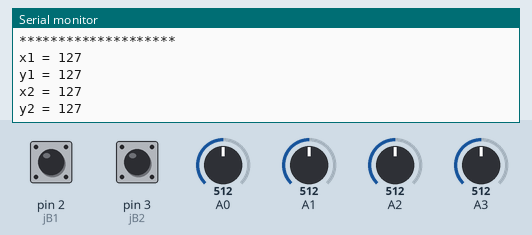
Simulated run of this sketch. Board: Arduino Uno, built with avr-gcc and run on an emulated ATmega328P. On the bench: the last lines printed to the serial monitor. The test bench sets the inputs (shaded band); at power-on: A0 = 512, A3 = 512, pin 2 (jB1) HIGH, pin 3 (jB2) HIGH, A1 = 512, A2 = 512. No radio packets arrive unless stated.

Above: at 1.2 s.
1.3 s: A0 set to 418
At 2.3 s:
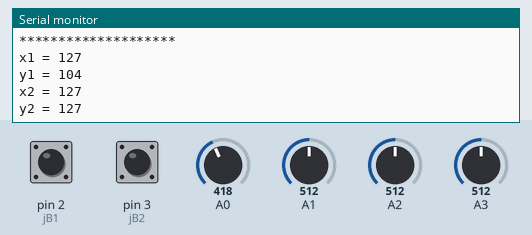
2.8 s: A0 set to 392
At 3.8 s:
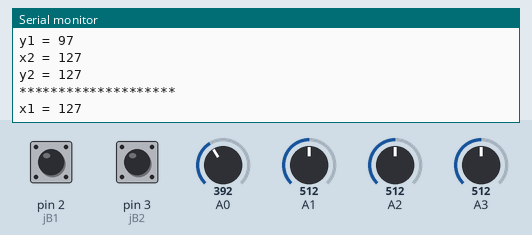
10.3 s: A3 set to 420
At 11.4 s:
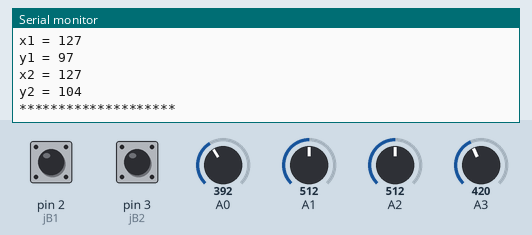
11.8 s: A3 set to 384
At 12.9 s:
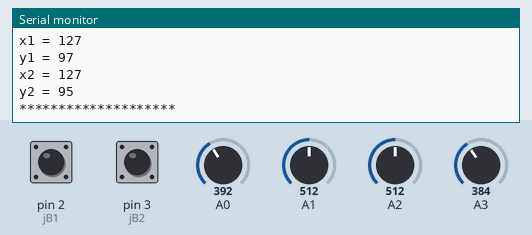
Timing chart, 0 to 14.8 s (numbered marks = the images above; inputs shaded):
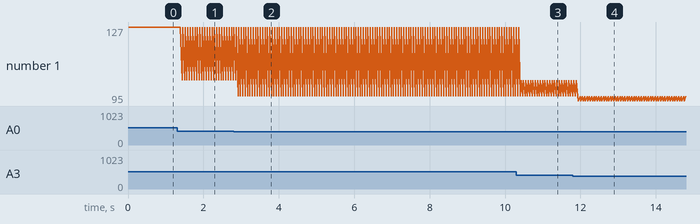

Measured:
- the behaviour switches between 402 and 401 on A0 (found by bisection; images 1 and 2)
- after the input at 1.3 s, the serial monitor: prints a new line after 0.14 s (image 1)
- after the input at 2.8 s, the serial monitor: prints a new line after 0.12 s (image 2)
- after the input at 10.3 s, the serial monitor: prints a new line after 0.12 s (image 3)
- after the input at 11.8 s, the serial monitor: prints a new line after 0.15 s (image 4)
- plotted number 1: 127 → 104 after the input at 1.3 s, 97 → 95 after the input at 11.8 s

The sketch:

TranmitterCode.ino
```cpp
#include <SPI.h>
#include <nRF24L01.h>
#include <RF24.h>
#include <Wire.h>


// Define the digital inputs
#define jB1 2  // Joystick button 1
#define jB2 3  // Joystick button 2


RF24 radio(10, 9);   // nRF24L01 (CE, CSN)
const byte address[6] = "00001"; // Address

// Max size of this struct is 32 bytes - NRF24L01 buffer limit
struct Data_Package {
  byte j1PotX;
  byte j1PotY;
  byte j1Button;
  byte j2PotX;
  byte j2PotY;
  byte j2Button;
};

Data_Package data; //Create a variable with the above structure

void setup() {
  Serial.begin(9600);

  // Define the radio communication
  radio.begin();
  radio.openWritingPipe(address);
  radio.setAutoAck(false);
  radio.setDataRate(RF24_250KBPS);
  radio.setPALevel(RF24_PA_LOW);

  // Activate the Arduino internal pull-up resistors
  pinMode(jB1, INPUT_PULLUP);
  pinMode(jB2, INPUT_PULLUP);


  // Set initial default values
  data.j1PotX = 127; // Values from 0 to 255. When Joystick is in resting position, the value is in the middle, or 127. We actually map the pot value from 0 to 1023 to 0 to 255 because that's one BYTE value
  data.j1PotY = 127;
  data.j2PotX = 127;
  data.j2PotY = 127;
  data.j1Button = 1;
  data.j2Button = 1;

}
void loop() {
  // Read all analog inputs and map them to one Byte value
  data.j1PotX = map(analogRead(A1), 0, 1023, 0, 255); // Convert the analog read value from 0 to 1023 into a BYTE value from 0 to 255
  data.j1PotY = map(analogRead(A0), 0, 1023, 0, 255);
  data.j2PotX = map(analogRead(A2), 0, 1023, 0, 255);
  data.j2PotY = map(analogRead(A3), 0, 1023, 0, 255);

  Serial.print("x1 = ");
  Serial.println(data.j1PotX);
  Serial.print("y1 = ");
  Serial.println(data.j1PotY);
  Serial.print("x2 = ");
  Serial.println(data.j2PotX);
  Serial.print("y2 = ");
  Serial.println(data.j2PotY);
  Serial.println("********************");

  // Read all digital inputs
  data.j1Button = digitalRead(jB1);
  data.j2Button = digitalRead(jB2);


  radio.write(&data, sizeof(Data_Package));
}
```
